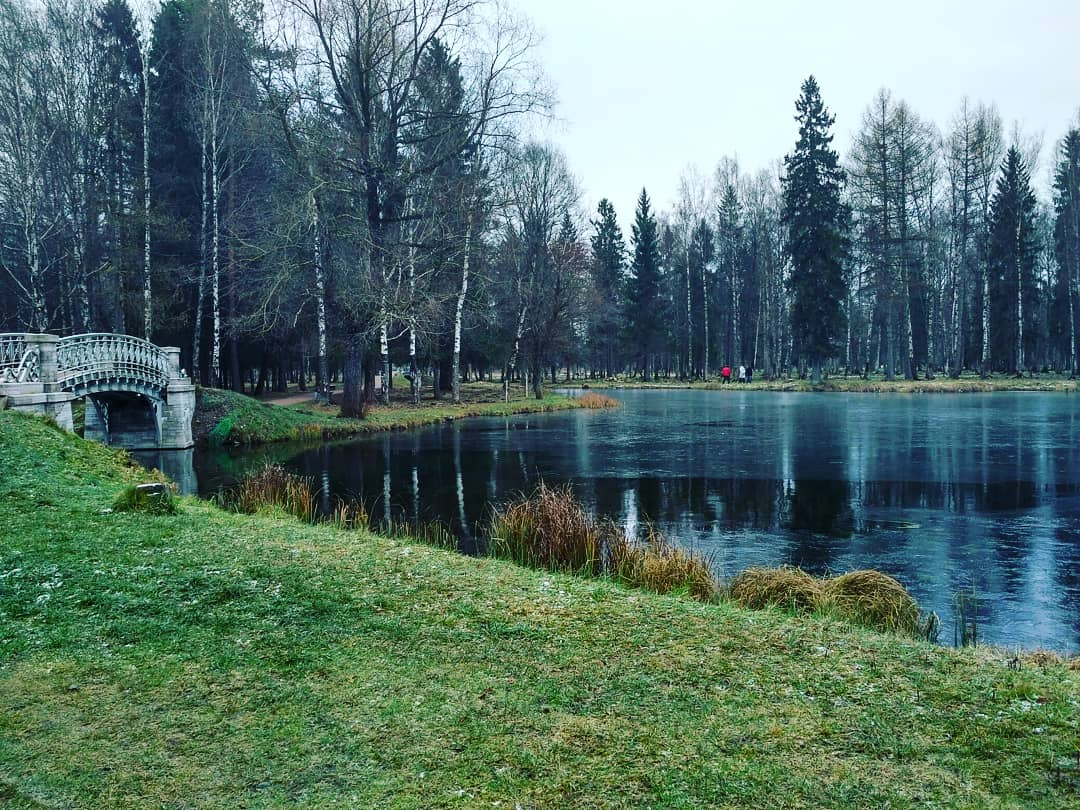
#> input picture test2.jpg, 1080 x 810 px
$ python dominate-color-for-image.py
#> lines starting #> are read from the running program, lines starting #| are printed output that depends on the picture
#!/usr/local/bin/Python3
from PIL import Image
im = Image.open('test2.jpg')
#> im is the input picture: PIL image 1080x810 RGB; mean R, G, B 87.7, 115.4, 108.2
color = max(im.getcolors(im.size[0]*im.size[1]))
#> color = (18337, (232, 253, 255))
img = Image.new("RGB", (256,256), color[1])
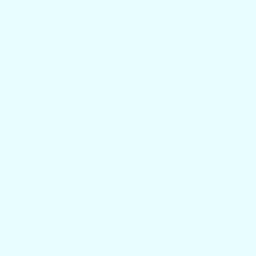
#> img: PIL image 256x256 RGB; mean R, G, B 232, 253, 255
img.show()
print(color)
#| (18337, (232, 253, 255))
#img.save('color1.png')
